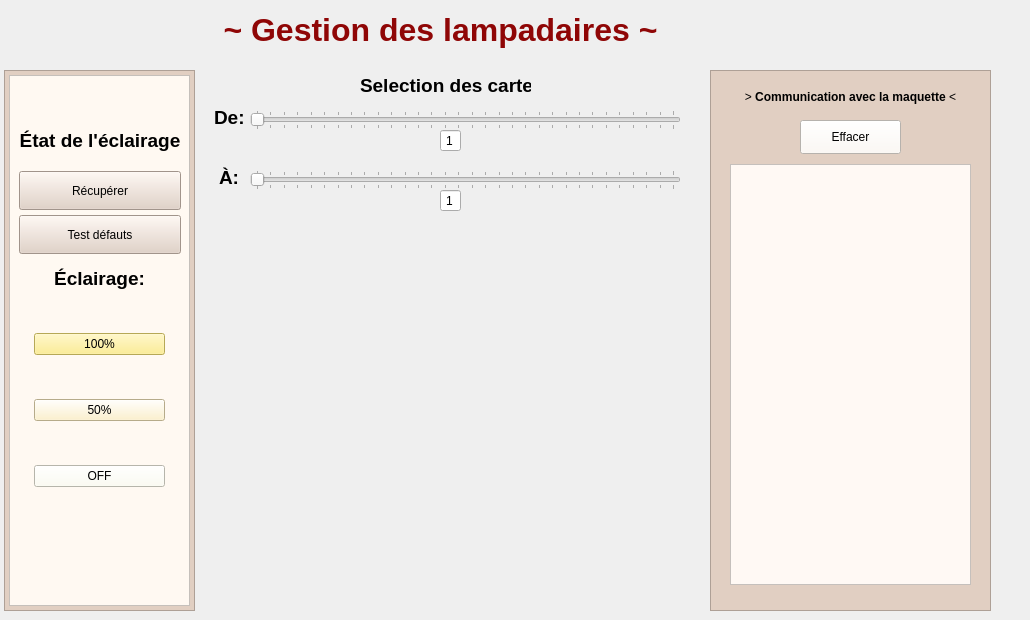
     <widget class="QWidget" name="page">
      <widget class="QLabel" name="LampadaireLabel">
       <property name="geometry">
        <rect>
         <x>20</x>
         <y>0</y>
         <width>841</width>
         <height>61</height>
        </rect>
       </property>
       <property name="styleSheet">
        <string notr="true">font: 12 24pt &quot;Source Serif Pro ExtraLight&quot;;</string>
       </property>
       <property name="text">
        <string>&lt;html&gt;&lt;head/&gt;&lt;body&gt;&lt;p align=&quot;center&quot;&gt;&lt;span style=&quot; font-size:24pt; font-weight:600; color:#8f0606;&quot;&gt;~ Gestion des lampadaires ~&lt;/span&gt;&lt;/p&gt;&lt;/body&gt;&lt;/html&gt;</string>
       </property>
      </widget>
      <widget class="QLabel" name="lampOff1">
       <property name="geometry">
        <rect>
         <x>300</x>
         <y>240</y>
         <width>51</width>
         <height>191</height>
        </rect>
       </property>
       <property name="text">
        <string/>
       </property>
       <property name="pixmap">
        <pixmap>Images/lampadaire.png</pixmap>
       </property>
       <property name="scaledContents">
        <bool>true</bool>
       </property>
      </widget>
      <widget class="QLabel" name="fondLampLabel">
       <property name="geometry">
        <rect>
         <x>210</x>
         <y>260</y>
         <width>481</width>
         <height>351</height>
        </rect>
       </property>
       <property name="text">
        <string/>
       </property>
       <property name="pixmap">
        <pixmap>Images/Route.jpg</pixmap>
       </property>
       <property name="scaledContents">
        <bool>true</bool>
       </property>
      </widget>
      <widget class="QFrame" name="frame">
       <property name="geometry">
        <rect>
         <x>9</x>
         <y>75</y>
         <width>181</width>
         <height>531</height>
        </rect>
       </property>
       <property name="styleSheet">
        <string notr="true">background-color:  rgb(255, 249, 242);</string>
       </property>
       <property name="frameShape">
        <enum>QFrame::StyledPanel</enum>
       </property>
       <property name="frameShadow">
        <enum>QFrame::Raised</enum>
       </property>
       <widget class="QLabel" name="LumiereLabel">
        <property name="geometry">
         <rect>
          <x>10</x>
          <y>180</y>
          <width>161</width>
          <height>47</height>
         </rect>
        </property>
        <property name="minimumSize">
         <size>
          <width>0</width>
          <height>20</height>
         </size>
        </property>
        <property name="styleSheet">
         <string notr="true">font: 12 12pt &quot;Source Serif Pro ExtraLight&quot;;</string>
        </property>
        <property name="text">
         <string>&lt;html&gt;&lt;head/&gt;&lt;body&gt;&lt;p align=&quot;center&quot;&gt;&lt;span style=&quot; font-size:14pt; font-weight:600;&quot;&gt;Éclairage:&lt;/span&gt;&lt;/p&gt;&lt;/body&gt;&lt;/html&gt;</string>
        </property>
       </widget>
       <widget class="QWidget" name="verticalLayoutWidget">
        <property name="geometry">
         <rect>
          <x>25</x>
          <y>230</y>
          <width>131</width>
          <height>211</height>
         </rect>
        </property>
        <layout class="QVBoxLayout" name="verticalLayout">
         <item>
          <layout class="QHBoxLayout" name="horizontalLayout">
           <item>
            <widget class="QPushButton" name="pb100">
             <property name="minimumSize">
              <size>
               <width>40</width>
               <height>20</height>
              </size>
             </property>
             <property name="styleSheet">
              <string notr="true">background-color: rgb(255, 235, 121);
border-color: rgb(255, 227, 111);
font: 12 14pt &quot;Source Serif Pro ExtraLight&quot;;</string>
             </property>
             <property name="text">
              <string>100%</string>
             </property>
            </widget>
           </item>
          </layout>
         </item>
         <item>
          <spacer name="verticalSpacer_3">
           <property name="orientation">
            <enum>Qt::Vertical</enum>
           </property>
           <property name="sizeType">
            <enum>QSizePolicy::Fixed</enum>
           </property>
           <property name="sizeHint" stdset="0">
            <size>
             <width>20</width>
             <height>10</height>
            </size>
           </property>
          </spacer>
         </item>
         <item>
          <layout class="QHBoxLayout" name="horizontalLayout_2">
           <item>
            <widget class="QPushButton" name="pb50">
             <property name="styleSheet">
              <string notr="true">background-color: rgb(255, 240, 193);
border-color: rgb(255, 227, 111);
font: 12 14pt &quot;Source Serif Pro ExtraLight&quot;;</string>
             </property>
             <property name="text">
              <string>50%</string>
             </property>
            </widget>
           </item>
          </layout>
         </item>
         <item>
          <spacer name="verticalSpacer_2">
           <property name="orientation">
            <enum>Qt::Vertical</enum>
           </property>
           <property name="sizeType">
            <enum>QSizePolicy::Fixed</enum>
           </property>
           <property name="sizeHint" stdset="0">
            <size>
             <width>20</width>
             <height>10</height>
            </size>
           </property>
          </spacer>
         </item>
         <item>
          <layout class="QHBoxLayout" name="horizontalLayout_3">
           <item>
            <widget class="QPushButton" name="pbOffLamp">
             <property name="styleSheet">
              <string notr="true">background-color: rgb(255, 254, 240);
border-color: rgb(175, 41, 41);
font: 12 14pt &quot;Source Serif Pro ExtraLight&quot;;</string>
             </property>
             <property name="text">
              <string>OFF</string>
             </property>
            </widget>
           </item>
          </layout>
         </item>
        </layout>
       </widget>
       <widget class="QLabel" name="label_10">
        <property name="geometry">
         <rect>
          <x>10</x>
          <y>40</y>
          <width>162</width>
          <height>51</height>
         </rect>
        </property>
        <property name="styleSheet">
         <string notr="true">font: 12 12pt &quot;Source Serif Pro ExtraLight&quot;;</string>
        </property>
        <property name="text">
         <string>&lt;html&gt;&lt;head/&gt;&lt;body&gt;&lt;p align=&quot;center&quot;&gt;&lt;span style=&quot; font-size:14pt; font-weight:600;&quot;&gt;État de l'éclairage&lt;/span&gt;&lt;/p&gt;&lt;/body&gt;&lt;/html&gt;</string>
        </property>
       </widget>
       <widget class="QPushButton" name="pbRecupLamp">
        <property name="geometry">
         <rect>
          <x>10</x>
          <y>96</y>
          <width>162</width>
          <height>39</height>
         </rect>
        </property>
        <property name="styleSheet">
         <string notr="true">
background-color: rgb(225, 207, 194);
font: 12 12pt &quot;Source Serif Pro ExtraLight&quot;;</string>
        </property>
        <property name="text">
         <string>Récupérer</string>
        </property>
       </widget>
       <widget class="QPushButton" name="pbTestLamps">
        <property name="geometry">
         <rect>
          <x>10</x>
          <y>140</y>
          <width>162</width>
          <height>39</height>
         </rect>
        </property>
        <property name="styleSheet">
         <string notr="true">
background-color: rgb(225, 207, 194);
font: 12 12pt &quot;Source Serif Pro ExtraLight&quot;;</string>
        </property>
        <property name="text">
         <string>Test défauts</string>
        </property>
       </widget>
      </widget>
      <widget class="QFrame" name="frame_7">
       <property name="geometry">
        <rect>
         <x>710</x>
         <y>70</y>
         <width>281</width>
         <height>541</height>
        </rect>
       </property>
       <property name="styleSheet">
        <string notr="true">background-color: rgb(225, 207, 194);</string>
       </property>
       <property name="frameShape">
        <enum>QFrame::StyledPanel</enum>
       </property>
       <property name="frameShadow">
        <enum>QFrame::Raised</enum>
       </property>
       <widget class="QTextEdit" name="teLamp">
        <property name="enabled">
         <bool>true</bool>
        </property>
        <property name="geometry">
         <rect>
          <x>20</x>
          <y>94</y>
          <width>241</width>
          <height>421</height>
         </rect>
        </property>
        <property name="minimumSize">
         <size>
          <width>200</width>
          <height>360</height>
         </size>
        </property>
        <property name="styleSheet">
         <string notr="true">background-color: rgb(255, 249, 244);
font: 75 13pt &quot;Source Serif Pro ExtraLight&quot;;



</string>
        </property>
        <property name="readOnly">
         <bool>true</bool>
        </property>
       </widget>
       <widget class="QPushButton" name="pbClear_5">
        <property name="geometry">
         <rect>
          <x>90</x>
          <y>50</y>
          <width>101</width>
          <height>34</height>
         </rect>
        </property>
        <property name="styleSheet">
         <string notr="true">background-color:  rgb(255, 249, 242);
font: 12 14pt &quot;Source Serif Pro ExtraLight&quot;;</string>
        </property>
        <property name="text">
         <string>Effacer</string>
        </property>
       </widget>
      </widget>
      <widget class="QLabel" name="comLabel1">
       <property name="geometry">
        <rect>
         <x>680</x>
         <y>82</y>
         <width>341</width>
         <height>31</height>
        </rect>
       </property>
       <property name="minimumSize">
        <size>
         <width>50</width>
         <height>20</height>
        </size>
       </property>
       <property name="styleSheet">
        <string notr="true">font: 12 12pt &quot;Source Serif Pro ExtraLight&quot;;</string>
       </property>
       <property name="text">
        <string>&lt;html&gt;&lt;head/&gt;&lt;body&gt;&lt;p align=&quot;center&quot;&gt;&amp;gt;&lt;span style=&quot; font-weight:600;&quot;&gt; Communication avec la maquette &lt;/span&gt;&amp;lt;&lt;/p&gt;&lt;/body&gt;&lt;/html&gt;</string>
       </property>
      </widget>
      <widget class="QLabel" name="lampOff2">
       <property name="geometry">
        <rect>
         <x>420</x>
         <y>240</y>
         <width>51</width>
         <height>191</height>
        </rect>
       </property>
       <property name="text">
        <string/>
       </property>
       <property name="pixmap">
        <pixmap>Images/lampadaire.png</pixmap>
       </property>
       <property name="scaledContents">
        <bool>true</bool>
       </property>
      </widget>
      <widget class="QLabel" name="lampOff3">
       <property name="geometry">
        <rect>
         <x>540</x>
         <y>240</y>
         <width>51</width>
         <height>191</height>
        </rect>
       </property>
       <property name="text">
        <string/>
       </property>
       <property name="pixmap">
        <pixmap>Images/lampadaire.png</pixmap>
       </property>
       <property name="scaledContents">
        <bool>true</bool>
       </property>
      </widget>
      <widget class="QLabel" name="lamp50_1">
       <property name="geometry">
        <rect>
         <x>300</x>
         <y>240</y>
         <width>51</width>
         <height>191</height>
        </rect>
       </property>
       <property name="text">
        <string/>
       </property>
       <property name="pixmap">
        <pixmap>Images/lampadaire50.png</pixmap>
       </property>
       <property name="scaledContents">
        <bool>true</bool>
       </property>
      </widget>
      <widget class="QLabel" name="lamp50_2">
       <property name="geometry">
        <rect>
         <x>420</x>
         <y>240</y>
         <width>51</width>
         <height>191</height>
        </rect>
       </property>
       <property name="text">
        <string/>
       </property>
       <property name="pixmap">
        <pixmap>Images/lampadaire50.png</pixmap>
       </property>
       <property name="scaledContents">
        <bool>true</bool>
       </property>
      </widget>
      <widget class="QLabel" name="lamp50_3">
       <property name="geometry">
        <rect>
         <x>540</x>
         <y>240</y>
         <width>51</width>
         <height>191</height>
        </rect>
       </property>
       <property name="text">
        <string/>
       </property>
       <property name="pixmap">
        <pixmap>Images/lampadaire50.png</pixmap>
       </property>
       <property name="scaledContents">
        <bool>true</bool>
       </property>
      </widget>
      <widget class="QLabel" name="lamp100_1">
       <property name="geometry">
        <rect>
         <x>300</x>
         <y>240</y>
         <width>51</width>
         <height>191</height>
        </rect>
       </property>
       <property name="text">
        <string/>
       </property>
       <property name="pixmap">
        <pixmap>Images/lampadaire100.png</pixmap>
       </property>
       <property name="scaledContents">
        <bool>true</bool>
       </property>
      </widget>
      <widget class="QLabel" name="lamp100_2">
       <property name="geometry">
        <rect>
         <x>420</x>
         <y>240</y>
         <width>51</width>
         <height>191</height>
        </rect>
       </property>
       <property name="text">
        <string/>
       </property>
       <property name="pixmap">
        <pixmap>Images/lampadaire100.png</pixmap>
       </property>
       <property name="scaledContents">
        <bool>true</bool>
       </property>
      </widget>
      <widget class="QLabel" name="lamp100_3">
       <property name="geometry">
        <rect>
         <x>540</x>
         <y>240</y>
         <width>51</width>
         <height>191</height>
        </rect>
       </property>
       <property name="text">
        <string/>
       </property>
       <property name="pixmap">
        <pixmap>Images/lampadaire100.png</pixmap>
       </property>
       <property name="scaledContents">
        <bool>true</bool>
       </property>
      </widget>
      <widget class="QFrame" name="frame_8">
       <property name="geometry">
        <rect>
         <x>4</x>
         <y>70</y>
         <width>191</width>
         <height>541</height>
        </rect>
       </property>
       <property name="styleSheet">
        <string notr="true">background-color: rgb(225, 207, 194);</string>
       </property>
       <property name="frameShape">
        <enum>QFrame::StyledPanel</enum>
       </property>
       <property name="frameShadow">
        <enum>QFrame::Raised</enum>
       </property>
      </widget>
      <widget class="QSlider" name="horizontalSlider_2">
       <property name="geometry">
        <rect>
         <x>250</x>
         <y>110</y>
         <width>431</width>
         <height>20</height>
        </rect>
       </property>
       <property name="contextMenuPolicy">
        <enum>Qt::NoContextMenu</enum>
       </property>
       <property name="autoFillBackground">
        <bool>false</bool>
       </property>
       <property name="styleSheet">
        <string notr="true">color: rgb(0, 0, 0);
</string>
       </property>
       <property name="inputMethodHints">
        <set>Qt::ImhNone</set>
       </property>
       <property name="minimum">
        <number>1</number>
       </property>
       <property name="maximum">
        <number>32</number>
       </property>
       <property name="pageStep">
        <number>1</number>
       </property>
       <property name="value">
        <number>1</number>
       </property>
       <property name="tracking">
        <bool>true</bool>
       </property>
       <property name="orientation">
        <enum>Qt::Horizontal</enum>
       </property>
       <property name="invertedAppearance">
        <bool>false</bool>
       </property>
       <property name="invertedControls">
        <bool>false</bool>
       </property>
       <property name="tickPosition">
        <enum>QSlider::TicksBothSides</enum>
       </property>
       <property name="tickInterval">
        <number>1</number>
       </property>
      </widget>
      <widget class="QSlider" name="horizontalSlider">
       <property name="geometry">
        <rect>
         <x>250</x>
         <y>170</y>
         <width>431</width>
         <height>20</height>
        </rect>
       </property>
       <property name="styleSheet">
        <string notr="true">color: rgb(0, 0, 0);</string>
       </property>
       <property name="minimum">
        <number>1</number>
       </property>
       <property name="maximum">
        <number>32</number>
       </property>
       <property name="pageStep">
        <number>1</number>
       </property>
       <property name="orientation">
        <enum>Qt::Horizontal</enum>
       </property>
       <property name="invertedAppearance">
        <bool>false</bool>
       </property>
       <property name="invertedControls">
        <bool>false</bool>
       </property>
       <property name="tickPosition">
        <enum>QSlider::TicksBothSides</enum>
       </property>
       <property name="tickInterval">
        <number>1</number>
       </property>
      </widget>
      <widget class="QLabel" name="label">
       <property name="geometry">
        <rect>
         <x>360</x>
         <y>70</y>
         <width>171</width>
         <height>31</height>
        </rect>
       </property>
       <property name="styleSheet">
        <string notr="true">font: 12 12pt &quot;Source Serif Pro ExtraLight&quot;;</string>
       </property>
       <property name="text">
        <string>&lt;html&gt;&lt;head/&gt;&lt;body&gt;&lt;p&gt;&lt;span style=&quot; font-size:14pt; font-weight:600;&quot;&gt;Selection des cartes&lt;/span&gt;&lt;/p&gt;&lt;/body&gt;&lt;/html&gt;</string>
       </property>
      </widget>
      <widget class="QLabel" name="label_2">
       <property name="geometry">
        <rect>
         <x>214</x>
         <y>106</y>
         <width>58</width>
         <height>21</height>
        </rect>
       </property>
       <property name="styleSheet">
        <string notr="true">font: 12 12pt &quot;Source Serif Pro ExtraLight&quot;;</string>
       </property>
       <property name="text">
        <string>&lt;html&gt;&lt;head/&gt;&lt;body&gt;&lt;p&gt;&lt;span style=&quot; font-size:14pt; font-weight:600;&quot;&gt;De:&lt;/span&gt;&lt;/p&gt;&lt;/body&gt;&lt;/html&gt;</string>
       </property>
      </widget>
      <widget class="QLabel" name="label_5">
       <property name="geometry">
        <rect>
         <x>219</x>
         <y>166</y>
         <width>58</width>
         <height>21</height>
        </rect>
       </property>
       <property name="styleSheet">
        <string notr="true">font: 12 12pt &quot;Source Serif Pro ExtraLight&quot;;</string>
       </property>
       <property name="text">
        <string>&lt;html&gt;&lt;head/&gt;&lt;body&gt;&lt;p&gt;&lt;span style=&quot; font-size:14pt; font-weight:600;&quot;&gt;À:&lt;/span&gt;&lt;/p&gt;&lt;/body&gt;&lt;/html&gt;</string>
       </property>
      </widget>
      <widget class="QLabel" name="label_8">
       <property name="geometry">
        <rect>
         <x>310</x>
         <y>200</y>
         <width>21</width>
         <height>18</height>
        </rect>
       </property>
       <property name="text">
        <string/>
       </property>
      </widget>
      <widget class="QLineEdit" name="lineEdit">
       <property name="geometry">
        <rect>
         <x>440</x>
         <y>190</y>
         <width>21</width>
         <height>21</height>
        </rect>
       </property>
       <property name="text">
        <string>1</string>
       </property>
       <property name="alignment">
        <set>Qt::AlignCenter</set>
       </property>
      </widget>
      <widget class="QLineEdit" name="lineEdit_2">
       <property name="geometry">
        <rect>
         <x>440</x>
         <y>130</y>
         <width>21</width>
         <height>21</height>
        </rect>
       </property>
       <property name="text">
        <string>1</string>
       </property>
       <property name="alignment">
        <set>Qt::AlignCenter</set>
       </property>
      </widget>
      <zorder>LampadaireLabel</zorder>
      <zorder>fondLampLabel</zorder>
      <zorder>lampOff1</zorder>
      <zorder>frame_7</zorder>
      <zorder>comLabel1</zorder>
      <zorder>lampOff2</zorder>
      <zorder>lampOff3</zorder>
      <zorder>lamp50_1</zorder>
      <zorder>lamp50_2</zorder>
      <zorder>lamp50_3</zorder>
      <zorder>lamp100_1</zorder>
      <zorder>lamp100_2</zorder>
      <zorder>lamp100_3</zorder>
      <zorder>frame_8</zorder>
      <zorder>frame</zorder>
      <zorder>horizontalSlider_2</zorder>
      <zorder>horizontalSlider</zorder>
      <zorder>label</zorder>
      <zorder>label_2</zorder>
      <zorder>label_5</zorder>
      <zorder>label_8</zorder>
      <zorder>lineEdit</zorder>
      <zorder>lineEdit_2</zorder>
     </widget>
